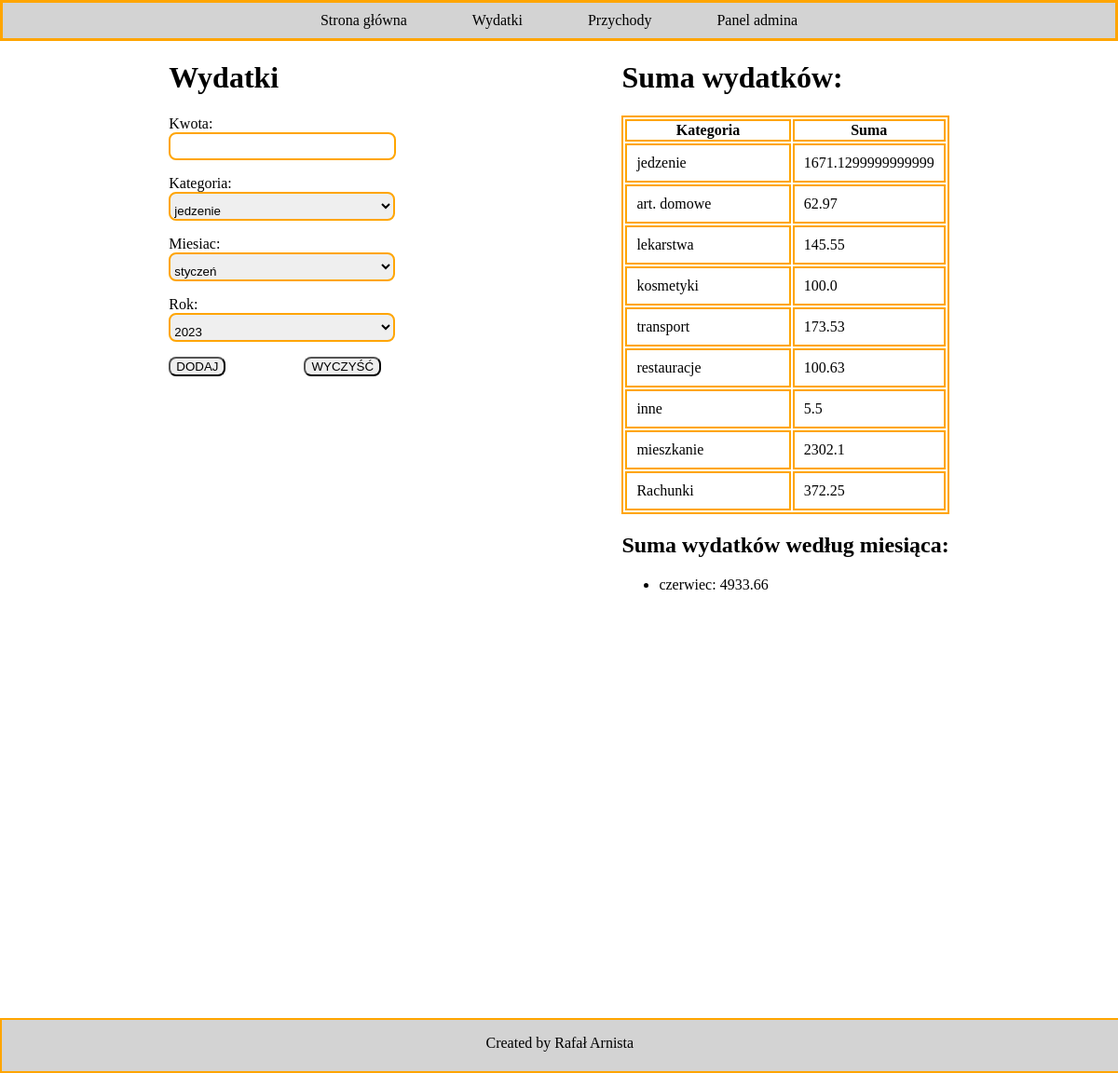
/wydatki/, run on the app's committed database.
### budzet_domowy/models.py (models this page shows)
class Kategoria(models.Model):
    nazwa = models.CharField(max_length=50, blank=False, validators=[
        validators.MinLengthValidator(2, 'Nazwa kategorii powinna składać się przynajmniej z 2 znaków.'),validators.MaxLengthValidator(30, 'Nazwa kategorii może zawierać maksymalnie 50 znaków.')])
    opis = models.TextField(blank=True)
    class Meta:
        verbose_name_plural = "Kategorie"
    def __str__(self):
        return f"{self.nazwa}"

### budzet_domowy/views.py (the view)
# urls.py: path('wydatki/', wydatki_view, name='wydatki'),
def wydatki_view(request):
    form = WydatkiForm(request.POST or None)
    if form.is_valid():
        form.save(commit=True)
        form = WydatkiForm()
    kwota_per_category = (
        Wydatki.objects
        .values('kategoria')
        .annotate(total_kwota=Sum('kwota'))
    )
    kwota_per_category_with_names = []
    for entry in kwota_per_category:
        category_id = entry['kategoria']
        category_name = Kategoria.objects.get(id=category_id).nazwa
        entry['kategoria'] = category_name
        kwota_per_category_with_names.append(entry)
    kwota_per_month = (
        Wydatki.objects
        .values('miesiac')
        .annotate(total_kwota=Sum('kwota'))
    )
    context = {
        'form': form,
        'kwota_per_category': kwota_per_category_with_names,
        'kwota_per_month': kwota_per_month,
    }
    return render(request, 'wydatki.html', context)

### budzet_domowy/fields.py
class WydatkiForm(forms.ModelForm):
    class Meta:
        model = Wydatki
        fields = [
            'kwota',
            'kategoria',
            'miesiac',
            'rok'
        ]

### budzet_domowy/models.py (called while the page is built)
    def __str__(self):
        return f"{self.miesiac}"

    def __str__(self):
        return f"{self.rok}"

### projekt/templates/wydatki.html (shortened to what this page needs)
<!DOCTYPE html>
<html>
<head>
</head>
<body>
    <nav>
        <ul class="menu">
            <li><a href="/">Strona główna</a></li>
            <li><a href="">Wydatki</a></li>
            <li><a href="/przychody">Przychody</a></li>
            <li><a href="/admin">Panel admina</a></li>
        </ul>
    </nav>
    <div class="container">
        <div class="form">
            <h1>Wydatki</h1>
            <form method="POST">
                {{ form.as_p }}
                <button type="submit" onclick=form_alert()>Dodaj</button>
                <button class="reset" type="reset">Wyczyść</button>
            </form>
        </div>
        <div class="summary">
            <h1>Suma wydatków:</h1>
            <table>
                <tr>
                    <th>Kategoria</th>
                    <th>Suma</th>
                </tr>
                {% for entry in kwota_per_category %}
                <tr>
                    <td>{{ entry.kategoria }}</td>
                    <td>{{ entry.total_kwota }}</td>
                </tr>
                {% endfor %}
            </table>
            <h2>Suma wydatków według miesiąca:</h2>
            <ul>
                {% for entry in kwota_per_month %}
                <li>{{ entry.miesiac }}: {{ entry.total_kwota }}</li>
                {% endfor %}
            </ul>
        </div>
    </div>
    <footer>
        <p>Created by Rafał Arnista</p>
    </footer>
</body>
</html>

### projekt/templates/wydatki.html (style rules this page uses)
body { box-sizing: border-box; margin: 0; padding: 0; }
table, td, th { border: 2px solid orange; width: 100%; }
td { padding: 10px; }
nav { background-color: lightgray; border: 3px solid orange; }
ul.menu { display: flex; flex-direction: row; justify-content: center; list-style: none; padding: 0; margin: 0; }
ul.menu li { margin-right: 50px; }
ul.menu li:last-child { margin-right: 0; }
ul.menu li a { display: block; padding: 10px; text-decoration: none; color: #000; }
.container { display: flex; justify-content: center; gap: 250px; }
input, select { padding-top: 10px; width: 100%; border-radius: 8px; border: 2px solid orange; }
select { width: 103%; }
button { border-radius: 8px; text-transform: uppercase; }
.reset { margin-left: 80px; }
footer { width: 99.8%; border: 2px solid orange; background-color: lightgray; height: 55px; text-align: center; margin-top: 55vh; }

### data on the page
Kategoria: kategoria "jedzenie"
Kategoria: kategoria "art. domowe"
Kategoria: kategoria "lekarstwa"
Kategoria: kategoria "kosmetyki"
Kategoria: kategoria "transport"
Kategoria: kategoria "restauracje"
Kategoria: kategoria "inne"
Kategoria: kategoria "mieszkanie"
Kategoria: kategoria "Rachunki"

### other printed values
{{ entry.total_kwota }} "1671.1299999999999" "62.97" "145.55" "100.0" "173.53" "100.63" "5.5" "2302.1" "372.25"
{{ entry.miesiac }} "czerwiec"
{{ entry.total_kwota }} "4933.66"
